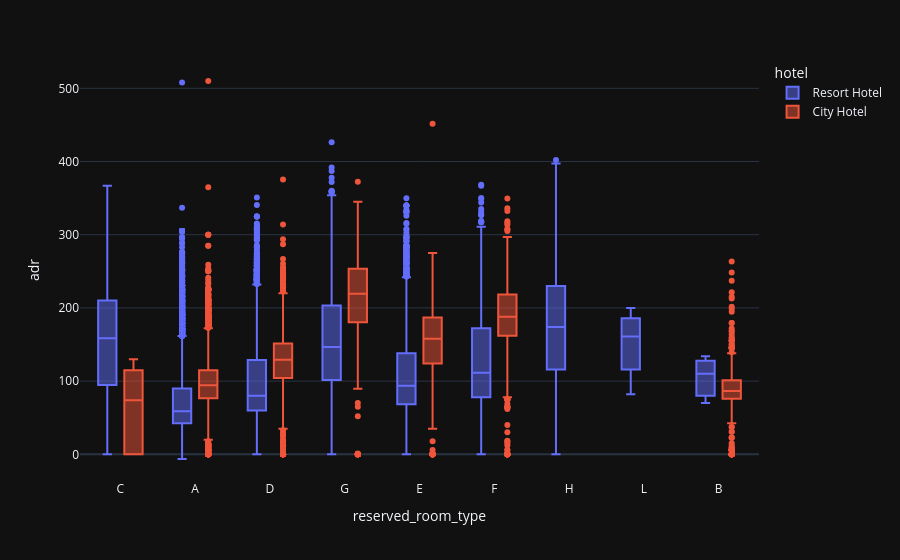

The notebook cell saved with this chart:
### Markdown cell above
### Both hotels have different room types and different meal arrangements.Seasonal factors are also important, So the prices varies a lot.

### Code cell
data = df[df['is_canceled'] == 0]

px.box(data_frame = data, x = 'reserved_room_type', y = 'adr', color = 'hotel', template = 'plotly_dark')

### Figure 1 — Plotly figure (JSON) as saved in the notebook; plotly's stock layout.template omitted (floating-point values rounded to 4 significant figures; data arrays with more than 128 entries replaced by an {"elided": "..."} marker saying what was removed)
{"data": [{"alignmentgroup": "True", "hovertemplate": "hotel=Resort Hotel<br>reserved_room_type=%{x}<br>adr=%{y}<extra></extra>", "legendgroup": "Resort Hotel", "marker": {"color": "#636efa"}, "name": "Resort Hotel", "notched": false, "offsetgroup": "Resort Hotel", "orientation": "v", "showlegend": true, "type": "box", "x": {"elided": "28938 str values"}, "x0": " ", "xaxis": "x", "y": {"elided": "28938 float values"}, "y0": " ", "yaxis": "y"}, {"alignmentgroup": "True", "hovertemplate": "hotel=City Hotel<br>reserved_room_type=%{x}<br>adr=%{y}<extra></extra>", "legendgroup": "City Hotel", "marker": {"color": "#EF553B"}, "name": "City Hotel", "notched": false, "offsetgroup": "City Hotel", "orientation": "v", "showlegend": true, "type": "box", "x": {"elided": "46228 str values"}, "x0": " ", "xaxis": "x", "y": {"elided": "46228 float values"}, "y0": " ", "yaxis": "y"}], "layout": {"boxmode": "group", "legend": {"title": {"text": "hotel"}, "tracegroupgap": 0}, "margin": {"t": 60}, "xaxis": {"anchor": "y", "domain": [0, 1], "title": {"text": "reserved_room_type"}}, "yaxis": {"anchor": "x", "domain": [0, 1], "title": {"text": "adr"}}}}
